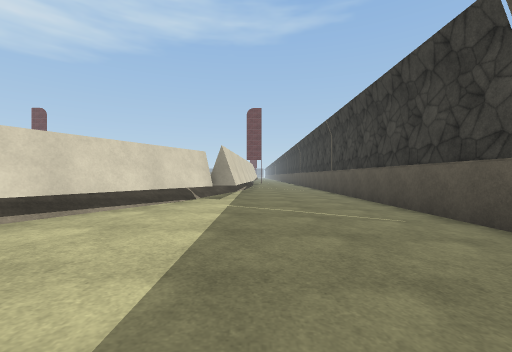
View 1 (above)

13 first-person views from a walk through a scene from a Unity 3-D project. The camera is 1.2 m above the floor, looks level and sees 90° across. The floor is counted in squares, 2 m on a side. Each view is taken from the middle of a square. On the plan, view 1 faces up. The plan holds only what a view shows up to about 9 squares ahead; the rest is blank. The place goes on beyond the plan. Surface patterns are stand-ins for the level's own textures.

View 2
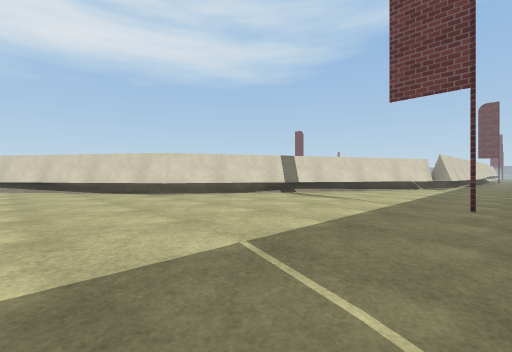

View 3
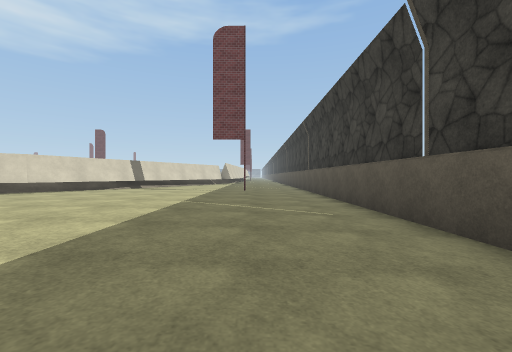

View 4
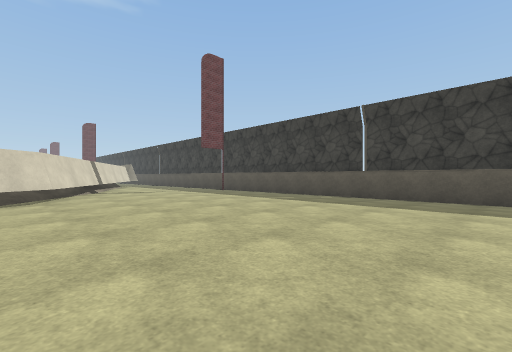

View 5
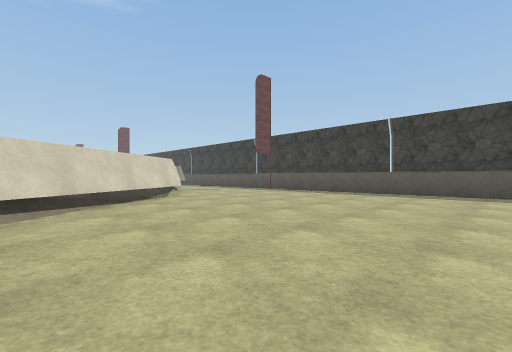

View 6
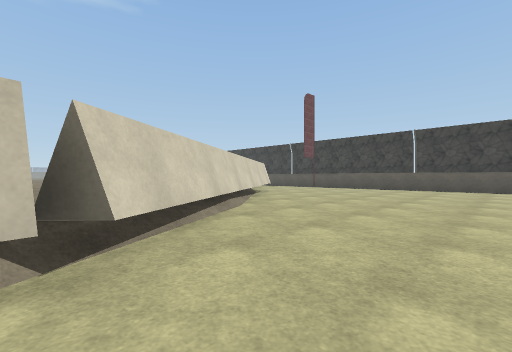

View 7
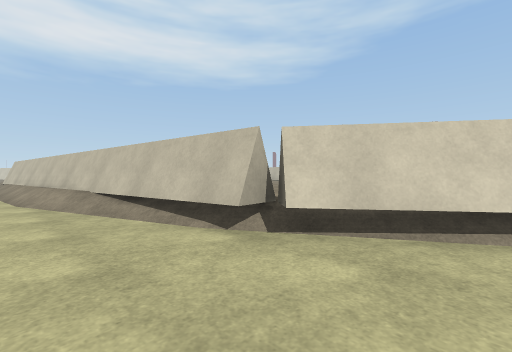

View 8
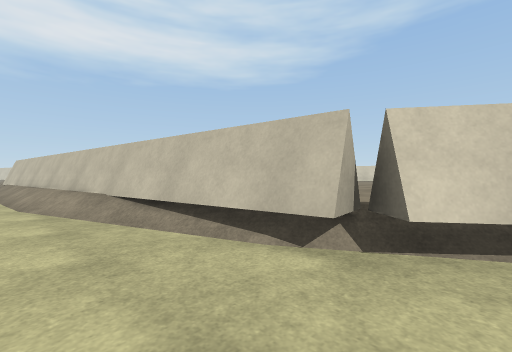

View 9
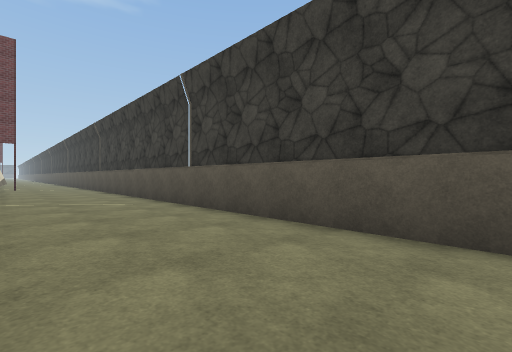

View 10
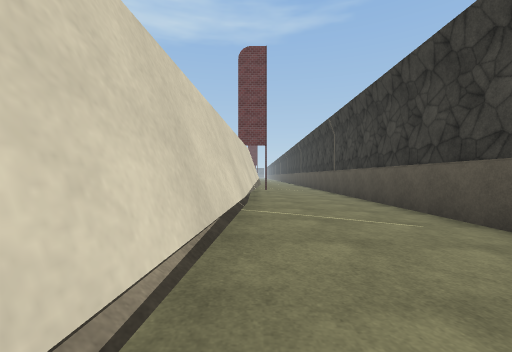

View 11
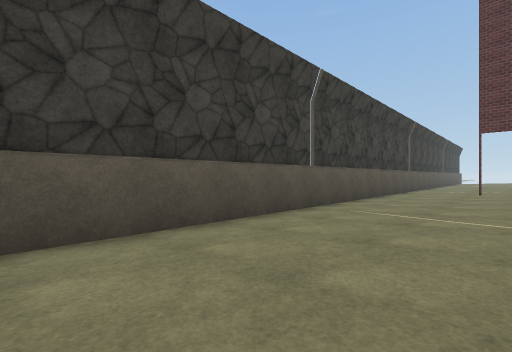

View 12
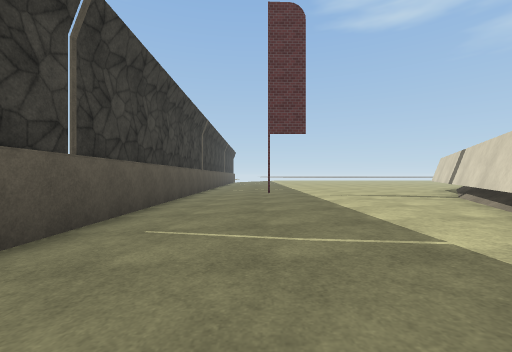

View 13
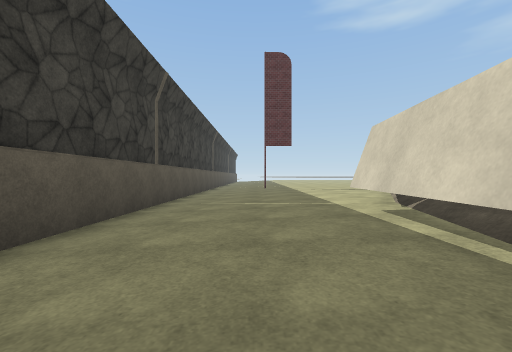

### Floor plan
Key: @ floor where view 1 was taken; # wall or solid block; . main floor; : floor 0.25 m higher than the main floor; - floor 0.25 m lower than the main floor; + floor 0.75 m higher than the main floor; / step, stairs or slope.
Columns run from 24 left of view 1 to 4 right of it. Each row starts with its distance up from view 1.
 16                         #.-#/
 15                         #.-#/
 14                         #.-#/
 13                         #.-#/
 12                         #.-#
 11                        +#.-#/
 10                        ##.-#/
  9                        #..-#/
  8                        #..-#/
  7                       +#..-#/
  6                       +#..-#/
  5                       ##..-#/
  4                      +#...-#/
  3                      ##...-#/
  2                     +#....-#
  1                     ##....-#
  0                    /#...@#-#/
 -1                   /##.....-#/
 -2                  /##......-#/
 -3           ++    /##.......-#/
 -4           ++   ###........-#/
 -5           ++  ##..........-#/
 -6            +###...........-#/
 -7         +####:............-#/
 -8  #########::::............-#/
 -9 ##/////:::::::............-#/

Where each view was taken, in squares from view 1:
view 1: 0 up, 0 right, facing up
view 2: 5 down, 1 right, facing up-left
view 3: 9 down, 1 right, facing up
view 4: 9 down, 6 left, facing up-right
view 5: 9 down, 9 left, facing up-right
view 6: 9 down, 13 left, facing up-right
view 7: 9 down, 11 left, facing up-left
view 8: 9 down, 12 left, facing up-left
view 9: 6 up, 0 right, facing up-right
view 10: 9 up, 0 right, facing up
view 11: 9 up, 0 right, facing down-right
view 12: 7 up, 1 right, facing down
view 13: 10 up, 1 right, facing down
